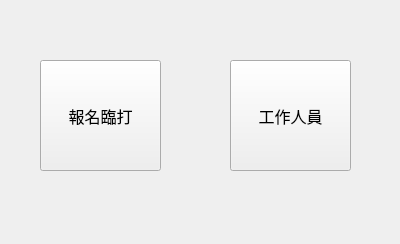
<?xml version="1.0" encoding="UTF-8"?>
<ui version="4.0">
 <class>VolleyKindomForm</class>
 <widget class="QWidget" name="VolleyKindomForm">
  <property name="geometry">
   <rect>
    <x>0</x>
    <y>0</y>
    <width>400</width>
    <height>244</height>
   </rect>
  </property>
  <property name="font">
   <font>
    <family>微軟正黑體</family>
   </font>
  </property>
  <property name="windowTitle">
   <string>VolleyKindomForm</string>
  </property>
  <widget class="QPushButton" name="Buttom_Im_player">
   <property name="geometry">
    <rect>
     <x>40</x>
     <y>60</y>
     <width>121</width>
     <height>111</height>
    </rect>
   </property>
   <property name="font">
    <font>
     <family>微軟正黑體</family>
     <pointsize>12</pointsize>
     <weight>50</weight>
     <bold>false</bold>
    </font>
   </property>
   <property name="text">
    <string>報名臨打</string>
   </property>
   <property name="shortcut">
    <string/>
   </property>
   <property name="checkable">
    <bool>false</bool>
   </property>
  </widget>
  <widget class="QPushButton" name="Buttom_Im_staff">
   <property name="geometry">
    <rect>
     <x>230</x>
     <y>60</y>
     <width>121</width>
     <height>111</height>
    </rect>
   </property>
   <property name="font">
    <font>
     <family>微軟正黑體</family>
     <pointsize>12</pointsize>
     <weight>50</weight>
     <bold>false</bold>
    </font>
   </property>
   <property name="text">
    <string>工作人員</string>
   </property>
   <property name="shortcut">
    <string/>
   </property>
   <property name="checkable">
    <bool>false</bool>
   </property>
  </widget>
 </widget>
 <resources/>
 <connections/>
</ui>
